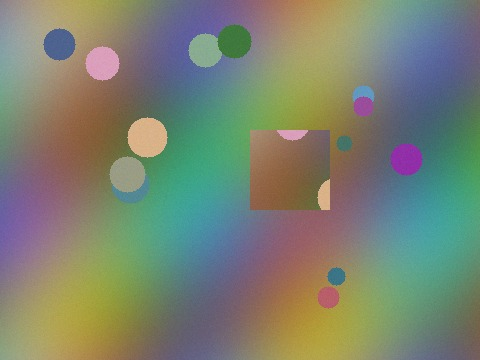
#> input picture samples/cloned_region.jpg, 480 x 360 px
$ python -i clone_detection.py   (imports and definitions only)   (older library calls are emulated)
#> lines starting #> are read from the running program, lines starting #| are printed output that depends on the picture; after the words box and inside, x2 and y2 are one past the last pixel; in counts of white or black regions, pixels touching at a corner belong together
"""
Clone Detection - Copy-move forgery detection.

Finds regions duplicated from elsewhere in the same image, the signature of a
clone-stamp or copy-paste retouch. The classic block-matching approach is used:

    1. Slide overlapping blocks across the image
    2. Describe each with its low-frequency DCT coefficients, which survive
       mild noise and JPEG compression
    3. Sort the descriptors so near-identical blocks land next to each other
    4. For each matching pair, record the shift between them
    5. A shift shared by many pairs means a whole region moved together -
       a lone matching pair is just coincidence

Flat blocks are discarded before matching. Any two patches of empty sky are
identical, and without that filter they swamp the result.

Two things to know before trusting a result:

    - **Only shifts that are multiples of ``step`` can be found.** Blocks are
      sampled on a grid of that stride, so a region moved by 190 pixels is
      invisible to a stride of 8 - the copy is sampled at a different phase
      than the original. ``step=1`` is exhaustive and is the default; raising
      it trades detection coverage for speed, and is only safe for a quick
      screening pass.
    - Genuine repetition - brick walls, windows, tiled floors, text - is
      duplication too, and will be reported. This locates duplication, not
      intent.
"""

from typing import Any, Dict, List, Optional, Tuple

import cv2
import numpy as np
from scipy.fft import dctn


# Blocks transformed per batch, to keep peak memory bounded at step=1
_DCT_CHUNK = 8192


def _to_gray(image: np.ndarray) -> np.ndarray:
    """Reduce any supported input to single-channel uint8."""
    img = image.astype(np.uint8) if image.dtype != np.uint8 else image

    if img.ndim == 2:
        return img
    if img.shape[2] == 1:
        return img[:, :, 0]
    if img.shape[2] == 4:
        return cv2.cvtColor(img[:, :, :3], cv2.COLOR_RGB2GRAY)
    return cv2.cvtColor(img, cv2.COLOR_RGB2GRAY)


def detect_copy_move(
    image: np.ndarray,
    block_size: int = 16,
    step: int = 1,
    coefficients: int = 4,
    quantization: float = 4.0,
    min_distance: float = 0.0,
    min_matches: int = 8,
    min_variance: float = 12.0,
    search_window: int = 3,
    max_blocks: int = 300_000,
) -> Dict[str, Any]:
    """
    Detect duplicated regions within an image.

    Args:
        image: Input image (converted to luminance)
        step: Stride between sampled blocks. **Only shifts that are multiples
              of this value can be detected**, so the default of 1 is
              exhaustive. Raising it cuts cost quadratically but blinds the
              search to most shifts - use it only for quick screening.
        block_size: Side length of each compared block
        coefficients: Size of the top-left DCT square kept as the descriptor.
                      4 means 16 low-frequency coefficients.
        quantization: Descriptor rounding step. Larger tolerates more noise and
                      compression but produces more false matches.
        min_distance: Minimum pixel separation for a pair to count. 0 uses
                      twice the block size, which rejects the trivial matches
                      between neighbouring overlapping blocks.
        min_matches: How many block pairs must share one shift before that
                     shift is reported as a duplicated region
        min_variance: Blocks below this intensity variance are ignored as
                      featureless
        search_window: How many neighbours each block is compared against in
                       the sorted descriptor list
        max_blocks: Guard against exhausting memory on large images. Exceeding
                    it raises rather than allocating gigabytes.

    Returns:
        Dict with ``detected``, a boolean ``mask`` of duplicated pixels, the
        list of ``shifts`` (each with dx, dy and match count), and counts of
        the blocks analyzed and skipped

    Example:
        >>> result = detect_copy_move(photo)
        >>> if result['detected']:
        ...     overlay = draw_clone_regions(photo, result)
    """
    if image is None or image.size == 0:
        raise ValueError("Input image is empty")
    if block_size < 4:
        raise ValueError(f"block_size must be at least 4, got {block_size}")
    if step < 1:
        raise ValueError(f"step must be at least 1, got {step}")
    if not 1 <= coefficients <= block_size:
        raise ValueError(
            f"coefficients must be between 1 and block_size ({block_size}), got {coefficients}"
        )
    if quantization <= 0:
        raise ValueError(f"quantization must be positive, got {quantization}")

    gray = _to_gray(image).astype(np.float32)
    h, w = gray.shape

    if h < block_size or w < block_size:
        raise ValueError(f"Image ({w}x{h}) is smaller than block_size {block_size}")

    if min_distance <= 0:
        min_distance = 2.0 * block_size

    empty_mask = np.zeros((h, w), dtype=np.uint8)

    # ---- 1. Lay out the overlapping block grid (a view, nothing copied) ----
    windows = np.lib.stride_tricks.sliding_window_view(gray, (block_size, block_size))
    windows = windows[::step, ::step]
    rows, cols = windows.shape[:2]

    # ---- 2. Discard featureless blocks ----
    # Local variance via box filters over the whole image: E[x^2] - E[x]^2.
    # Computing it from the stacked blocks instead would allocate
    # block_size^2 floats per block - gigabytes at step=1.
    window = (block_size, block_size)
    local_mean = cv2.boxFilter(gray, cv2.CV_32F, window, anchor=(0, 0), normalize=True)
    local_mean_sq = cv2.boxFilter(gray * gray, cv2.CV_32F, window, anchor=(0, 0),
                                  normalize=True)
    variance_full = local_mean_sq - local_mean * local_mean
    variances = variance_full[:h - block_size + 1:step, :w - block_size + 1:step].ravel()

    keep = variances >= min_variance
    skipped = int((~keep).sum())

    if keep.sum() < 2:
        return {
            'detected': False,
            'mask': empty_mask,
            'shifts': [],
            'match_count': 0,
            'blocks_analyzed': 0,
            'blocks_skipped': skipped,
            'block_size': block_size,
        }

    kept = int(keep.sum())
    if kept > max_blocks:
        raise ValueError(
            f"{kept} blocks exceeds max_blocks ({max_blocks}). "
            f"Raise step (currently {step}, at the cost of missing shifts that "
            f"are not multiples of it), crop to a region of interest, or raise "
            f"max_blocks if you have the memory."
        )

    kept_indices = np.nonzero(keep)[0]
    row_indices = kept_indices // cols
    col_indices = kept_indices % cols
    positions = np.stack([row_indices * step, col_indices * step], axis=1)

    # ---- 3. Describe each block by its low-frequency DCT coefficients ----
    # Gathered and transformed in chunks so peak memory stays bounded
    feature_chunks = []
    for start in range(0, kept, _DCT_CHUNK):
        selected = windows[row_indices[start:start + _DCT_CHUNK],
                           col_indices[start:start + _DCT_CHUNK]]
        transformed = dctn(selected.astype(np.float32), axes=(-2, -1), norm='ortho')
        feature_chunks.append(
            transformed[:, :coefficients, :coefficients].reshape(len(selected), -1)
        )

    features = np.round(np.concatenate(feature_chunks) / quantization)
    del feature_chunks

    # ---- 4. Sort so similar descriptors become neighbours ----
    order = np.lexsort(features[:, ::-1].T)
    features = features[order]
    positions = positions[order]

    # ---- 5. Collect shift vectors from near-identical neighbouring pairs ----
    shift_counts: Dict[Tuple[int, int], int] = {}
    shift_members: Dict[Tuple[int, int], List[Tuple[int, int]]] = {}

    for offset in range(1, search_window + 1):
        if offset >= len(features):
            break

        identical = np.all(features[:-offset] == features[offset:], axis=1)
        if not identical.any():
            continue

        first = positions[:-offset][identical]
        second = positions[offset:][identical]

        deltas = second - first
        distances = np.sqrt((deltas ** 2).sum(axis=1))
        far_enough = distances >= min_distance
        if not far_enough.any():
            continue

        for delta, pos_a, pos_b in zip(
            deltas[far_enough], first[far_enough], second[far_enough]
        ):
            dy, dx = int(delta[0]), int(delta[1])
            # Canonical sign, so a shift and its reverse are the same vector
            if (dy, dx) < (0, 0):
                dy, dx = -dy, -dx
            key = (dy, dx)
            shift_counts[key] = shift_counts.get(key, 0) + 1
            shift_members.setdefault(key, []).append((int(pos_a[0]), int(pos_a[1])))
            shift_members[key].append((int(pos_b[0]), int(pos_b[1])))

    # ---- 6. Keep only shifts backed by enough matching pairs ----
    strong = {
        shift: count for shift, count in shift_counts.items() if count >= min_matches
    }

    mask = empty_mask
    if strong:
        mask = np.zeros((h, w), dtype=np.uint8)
        for shift in strong:
            for y, x in shift_members[shift]:
                mask[y:y + block_size, x:x + block_size] = 255

    shifts = [
        {'dy': shift[0], 'dx': shift[1], 'matches': count}
        for shift, count in sorted(strong.items(), key=lambda item: item[1], reverse=True)
    ]

    return {
        'detected': bool(strong),
        'mask': mask,
        'shifts': shifts,
        'match_count': int(sum(strong.values())),
        'blocks_analyzed': int(len(features)),
        'blocks_skipped': skipped,
        'block_size': block_size,
    }


def draw_clone_regions(
    image: np.ndarray,
    result: Dict[str, Any],
    color: Tuple[int, int, int] = (255, 0, 0),
    alpha: float = 0.4,
) -> np.ndarray:
    """
    Tint the duplicated regions from a ``detect_copy_move`` result.

    Args:
        image: The image the detection was run on
        result: Dict returned by ``detect_copy_move``
        color: RGB overlay color
        alpha: Overlay opacity, 0-1

    Returns:
        RGB image with duplicated regions tinted
    """
    if not 0.0 <= alpha <= 1.0:
        raise ValueError(f"alpha must be between 0 and 1, got {alpha}")

    img = image.astype(np.uint8) if image.dtype != np.uint8 else image.copy()

    if img.ndim == 2:
        rgb = cv2.cvtColor(img, cv2.COLOR_GRAY2RGB)
    elif img.shape[2] == 4:
        rgb = img[:, :, :3].copy()
    else:
        rgb = img.copy()

    mask = result['mask'].astype(bool)
    if not mask.any():
        return rgb

    overlay = rgb.copy()
    overlay[mask] = color
    return cv2.addWeighted(overlay, alpha, rgb, 1.0 - alpha, 0)


def highlight_clones(
    image: np.ndarray,
    block_size: int = 16,
    step: int = 1,
    min_matches: int = 8,
    min_variance: float = 12.0,
    color: Tuple[int, int, int] = (255, 0, 0),
    alpha: float = 0.4,
) -> np.ndarray:
    """
    Detect and highlight duplicated regions in one call, for use in a filter
    chain where only an image can be returned.

    Args:
        image: Input image
        block_size: Side length of each compared block
        step: Stride between blocks
        min_matches: Pairs required before a shift counts
        min_variance: Featureless-block cutoff
        color: RGB overlay color
        alpha: Overlay opacity

    Returns:
        RGB image with any duplicated regions tinted
    """
    result = detect_copy_move(
        image,
        block_size=block_size,
        step=step,
        min_matches=min_matches,
        min_variance=min_variance,
    )
    return draw_clone_regions(image, result, color=color, alpha=alpha)

>>> import cv2
>>> picture = cv2.cvtColor(cv2.imread('../../samples/cloned_region.jpg'), cv2.COLOR_BGR2RGB)
>>> result = highlight_clones(picture)
#> in _to_gray, `return cv2.cvtColor(img, cv2.COLOR_RGB2GRAY)`:
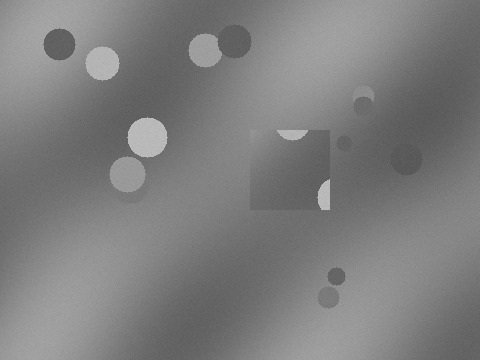
#> returned value: shape (360, 480); min 83, max 196, mean 125.8
#> in detect_copy_move, `local_mean = cv2.boxFilter(gray, cv2.CV_32F, window, anchor=(0, 0), no..`:
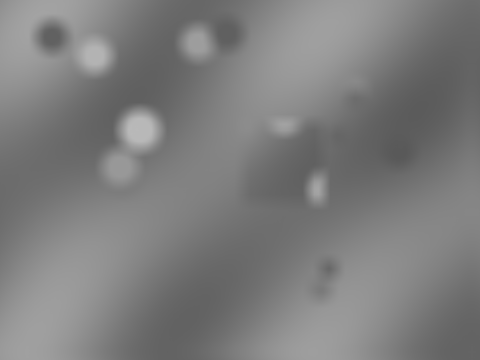
#> local_mean: shape (360, 480) float32; min 89.55, max 185.1, mean 125.4
#> in detect_copy_move, `local_mean_sq = cv2.boxFilter(gray * gray, cv2.CV_32F, window, anchor=..`:
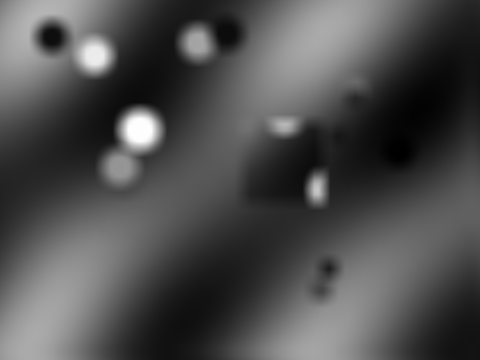
#> local_mean_sq: shape (360, 480) float32; min 8021.8, max 34266.8, mean 16139.2; drawn with min black and max white
#> in detect_copy_move, `variance_full = local_mean_sq - local_mean * local_mean`:
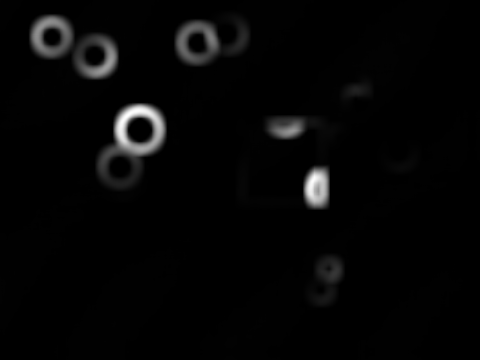
#> variance_full: shape (360, 480) float32; min 1.63, max 1974.9, mean 49.7; drawn with min black and max white
#> in detect_copy_move, `skipped = int((~keep).sum())`: skipped = 118844
#> in detect_copy_move, `kept = int(keep.sum())`: kept = 41581
#> in detect_copy_move, `positions = np.stack([row_indices * step, col_indices * step], axis=1)`: positions = 41581 pairs, first value 0 to 344, second value 0 to 464
#> after the loop in detect_copy_move, `for start in range(0, kept, _DCT_CHUNK):`: feature_chunks = 6 items
#> after the loop in detect_copy_move, `for offset in range(1, search_window + 1):`: shift_counts = {(60, 190): 11, (61, 189): 1}; shift_members = 2 items
#> in detect_copy_move, `strong = { shift: count for shift, count in shift_counts.items() if co..`: strong = {(60, 190): 11}
#> the loop in detect_copy_move, `for shift in strong:` made 1 pass
#> after the loop in detect_copy_move, `for shift in strong:`:
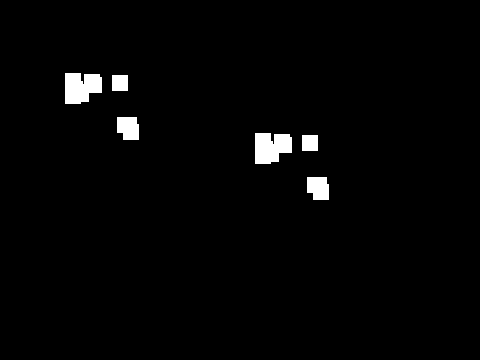
#> mask: shape (360, 480); 1.9% white; 6 white regions, box (x1, y1, x2, y2) and area: (65, 73, 102, 104) 937, (255, 133, 292, 164) 937, (117, 117, 139, 140) 450, (307, 177, 329, 200) 450, (112, 75, 128, 91) 256, (302, 135, 318, 151) 256
#> in detect_copy_move, `shifts = [ {'dy': shift[0], 'dx': shift[1], 'matches': count} for shif..`: shifts = 1 item
#> in highlight_clones, `result = detect_copy_move( image, block_size=block_size, step=step, mi..`: result = 7 items
#> in draw_clone_regions, `overlay[mask] = color`:
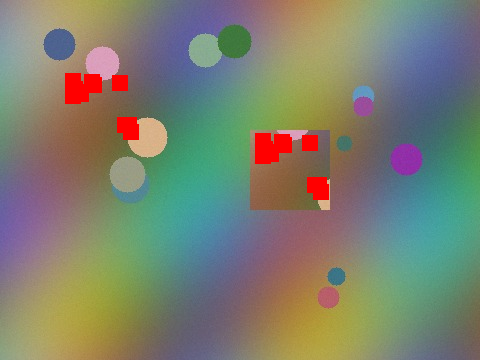
#> overlay: shape (360, 480, 3); mean R, G, B 124.5, 127.7, 111.1
#> in draw_clone_regions, `return cv2.addWeighted(overlay, alpha, rgb, 1.0 - alpha, 0)`:
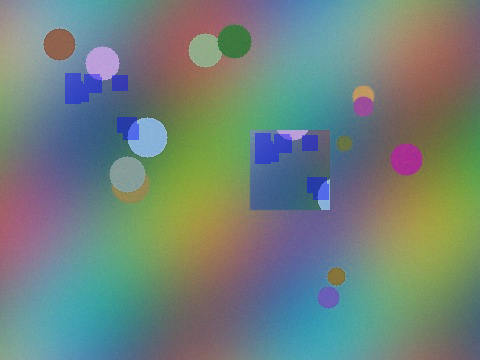
#> returned value: shape (360, 480, 3); mean of channels 0, 1, 2 123.3, 129.1, 112.1; drawn as B, G, R
